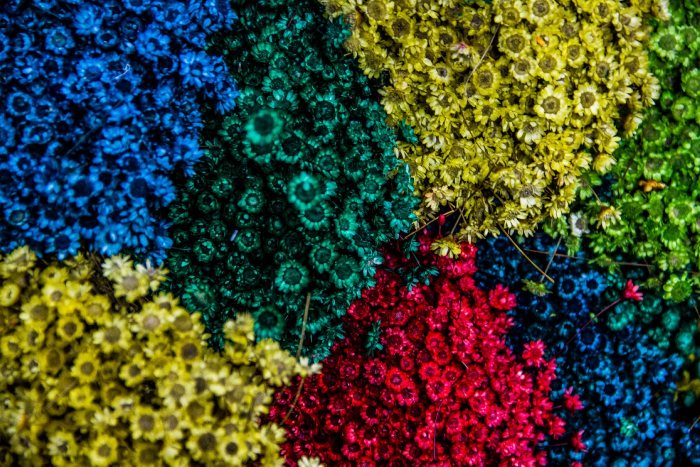
#> input picture 0_9H74uSINU-qGHWz5.jpg, 1400 x 933 px (shown at 1/2 size)
$ jupyter execute ColorDetect.ipynb   (shell and % lines are left out)
#> lines starting #> are read from the running program, lines starting #| are printed output that depends on the picture
# **Color-Identification in Images*

I will use OpenCV2 for image manipulation, apply KMeans to identify the major colors and then plot the information using Matplotlib.

# **Import Libraries**

Let's first import necessary libraries. We need sklearn for KMeans algorithm, matplotlib.pyplot for plotting graphs, numpy to work with arrays, cv2 to work with image data, collections to use Counter to count values, rgb2lab to convert RGB values and deltaE_cie76 to calculate similarity between colors.

[cell 1]
from sklearn.cluster import KMeans
import matplotlib.pyplot as plt
import numpy as np
import cv2
from collections import Counter
from skimage.color import rgb2lab, deltaE_cie76
import os

## **Working with OpenCV**
Let's first read a sample image and understand basic operations that we can do on it.

[cell 2]
imgName = '0_9H74uSINU-qGHWz5.jpg'
image = cv2.imread(imgName)
#> image is the input picture: shape (933, 1400, 3); mean B, G, R 47.1, 71.2, 64.1
print("The type of this input is {}".format(type(image)))
#| The type of this input is <class 'numpy.ndarray'>
print("Shape: {}".format(image.shape))
#| Shape: (933, 1400, 3)
plt.imshow(image)

We see that the image has different colors as compared to the original image. This is because by default OpenCV reads the images in the color order BLUE GREEN RED i.e. BGR. Thus, we need to convert it into REG GREEN BLUE i.e. RGB.

[cell 3]
image = cv2.cvtColor(image, cv2.COLOR_BGR2RGB)
plt.imshow(image)

We might want to resize the image to a certain size whenever the images are huge or when we are working with multiple images of different dimensions.

[cell 4]
resized_image = cv2.resize(image, (1200, 600))
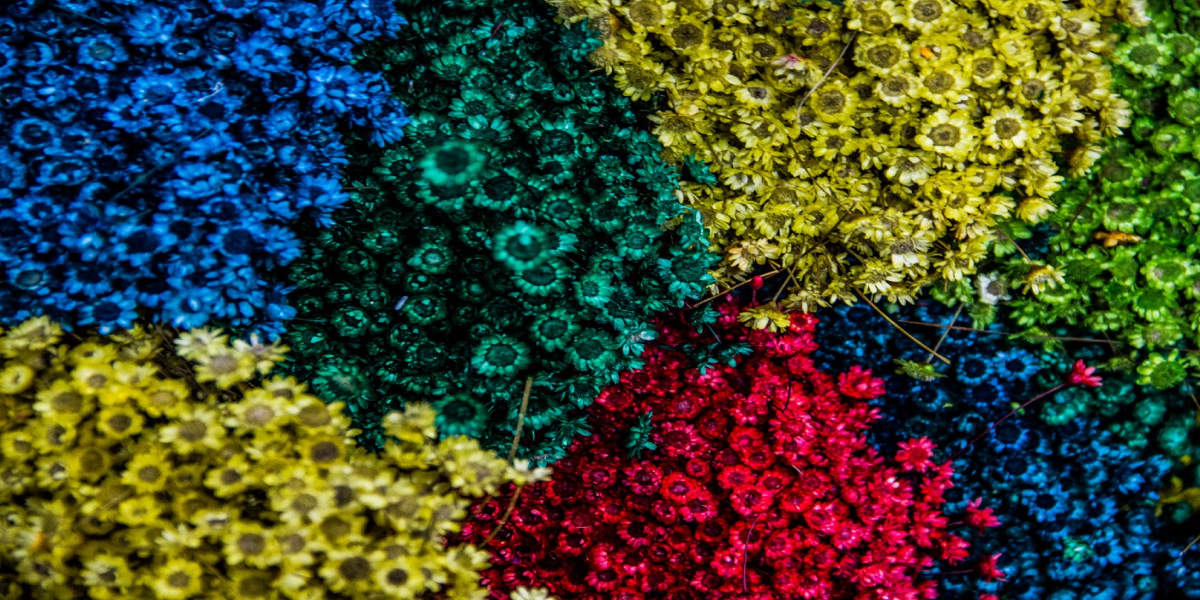
#> resized_image: shape (600, 1200, 3); mean R, G, B 64, 71.1, 47
plt.imshow(resized_image)

## **Color Identification**

First, we will define a function that can give us the hex values of our the colors that we will identify.

[cell 5]
def RGB2HEX(color):
    return "#{:02x}{:02x}{:02x}".format(int(color[0]), int(color[1]), int(color[2]))

KMeans expects flattened array as input during its fit method. Thus, we need to reshape the image using numpy. Then, we can apply KMeans to first fit and then predict on the image to get the results. Then, the cluster colors are identified an arranged in the correct order. We plot the colors as a pie chart.

[cell 6]
def get_image(image_path):
    image = cv2.imread(image_path)
    image = cv2.cvtColor(image, cv2.COLOR_BGR2RGB)
    return image

[cell 7]
def get_colors(image, number_of_colors, show_chart):

#> called with number_of_colors = 8, show_chart = True
    modified_image = cv2.resize(image, (600, 400), interpolation = cv2.INTER_AREA)
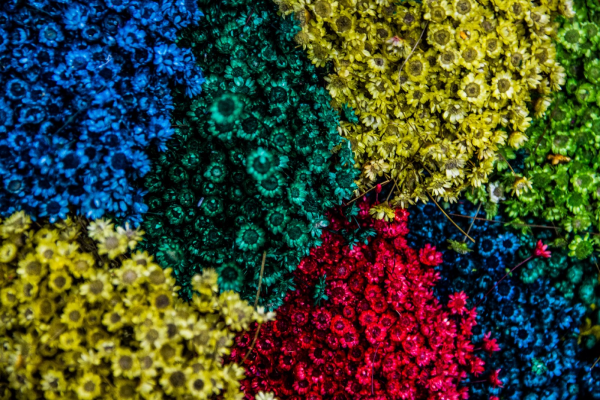
#> modified_image: shape (400, 600, 3); mean R, G, B 64.1, 71.2, 47.1
    modified_image = modified_image.reshape(modified_image.shape[0]*modified_image.shape[1], 3)

    clf = KMeans(n_clusters = number_of_colors)
    labels = clf.fit_predict(modified_image)

    counts = Counter(labels)
#> counts = {4: 70177, 0: 33873, 6: 20562, 2: 27823, 3: 32817, 1: 28424, 7: 12578, 5: 13746}
    # sort to ensure correct color percentage
    counts = dict(sorted(counts.items()))
#> counts = {0: 33873, 1: 28424, 2: 27823, 3: 32817, 4: 70177, 5: 13746, 6: 20562, 7: 12578}

    center_colors = clf.cluster_centers_
    # We get ordered colors by iterating through the keys
    ordered_colors = [center_colors[i] for i in counts.keys()]
#> ordered_colors = [[5.26, 63.12, 82.61], [163.7, 160.9, 28.17], [65.74, 31.24, 9.86], [96.55, 103.8, 17.5], [5.69, 15.79, 17.64], [181.3, 8.44, 47.57], [8.04, 117, 175.3], [198.2, 198.4, 109.8]]
    hex_colors = [RGB2HEX(ordered_colors[i]) for i in counts.keys()]
#> hex_colors = ['#053f52', '#a3a01c', '#411f09', '#606711', '#050f11', '#b5082f', '#0874af', '#c6c66d']
    rgb_colors = [ordered_colors[i] for i in counts.keys()]
#> rgb_colors has the same summary as ordered_colors

    if (show_chart):
        plt.figure(figsize = (8, 6))
        plt.pie(counts.values(), labels = hex_colors, colors = hex_colors)

    return rgb_colors

[cell 8]
get_colors(get_image(imgName), 8, True)
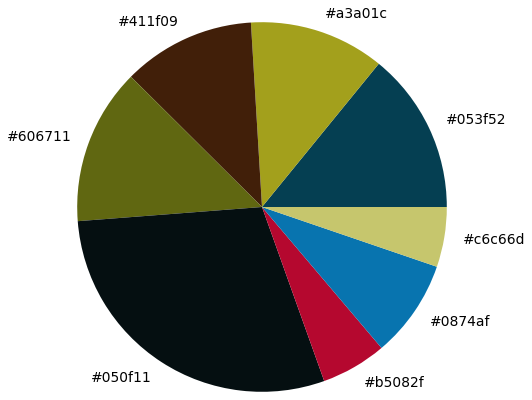
#> figure drawn by matplotlib, 1 panel
